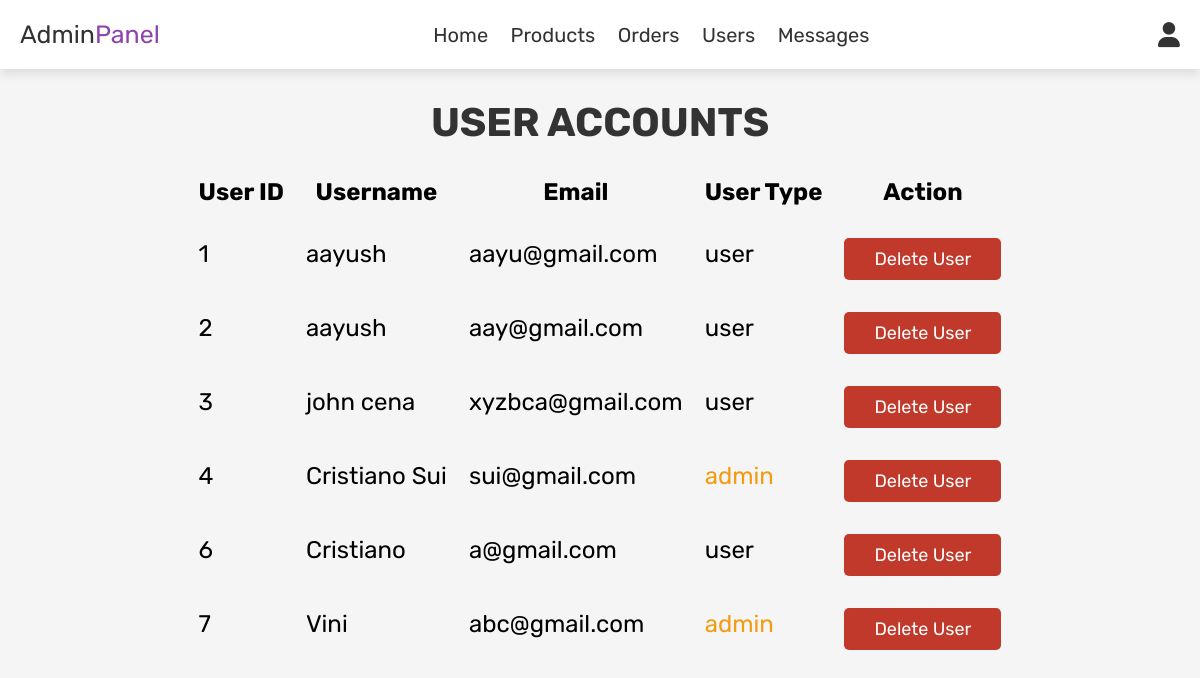
/admin_users.php (signed in), run on the app's committed database.
### tables this page shows
CREATE TABLE `users` (
  `id` int(100) NOT NULL,
  `name` varchar(100) NOT NULL,
  `email` varchar(100) NOT NULL,
  `password` varchar(100) NOT NULL,
  `user_type` varchar(25) NOT NULL DEFAULT 'user'
);

### admin_users.php (the view, shortened to what this page needs)
<?php
include 'config.php';
?>
<!DOCTYPE html>
<html lang="en">
<head>
   <link rel="stylesheet" href="https://cdnjs.cloudflare.com/ajax/libs/font-awesome/6.0.0/css/all.min.css">
   <link rel="stylesheet" href="css/admin_style.css">
</head>
<body>
<?php include 'admin_header.php'; ?>
<section class="users">
   <h1 class="title"> user accounts </h1>
   <table>
    <tr>
        <th>User ID</th>
        <th>Username</th>
        <th>Email</th>
        <th>User Type</th>
        <th>Action</th>
    </tr>
      <?php
         $select_users = mysqli_query($conn, "SELECT * FROM `users`") or die('query failed');
         while($fetch_users = mysqli_fetch_assoc($select_users)){
      ?>
    <tr>
        <td><?php echo $fetch_users['id']; ?></td>
        <td><?php echo $fetch_users['name']; ?></td>
        <td><?php echo $fetch_users['email']; ?></td>
        <td>
            <span style="color:<?php if($fetch_users['user_type'] == 'admin'){ echo 'var(--orange)'; } ?>">
                <?php echo $fetch_users['user_type']; ?>
            </span>
        </td>
        <td>
            <a href="admin_users.php?delete=<?php echo $fetch_users['id']; ?>" onclick="return confirm('Delete this user?');" class="delete-btn">Delete User</a>
        </td>
    </tr>
      <?php
         };
      ?>
</table>
</section>
</body>
</html>

### css/admin_style.css (style rules this page uses)
:root { --purple:#8e44ad; --red:#c0392b; --orange:#f39c12; --black:#333; --white:#fff; --light-color:#666; --light-white:#ccc; --light-bg:#f5f5f5; --border:.1rem solid var(--black); --box-shadow:0 .5rem 1rem rgba(0,0,0,.1); }
* { font-family: 'Rubik', sans-serif; margin:0; padding:0; box-sizing: border-box; outline: none; border:none; text-decoration: none; transition:all .2s linear; }
html { font-size: 62.5%; overflow-x: hidden; }
body { background-color: var(--light-bg); }
section { padding:3rem 2rem; }
.title { text-align: center; margin-bottom: 2rem; text-transform: uppercase; color:var(--black); font-size: 4rem; }
.btn, .option-btn, .delete-btn, .white-btn { display: inline-block; margin-top: 1rem; padding:1rem 3rem; cursor: pointer; color:var(--white); font-size: 1.8rem; border-radius: .5rem; text-transform: capitalize; }
.delete-btn { background-color: var(--red); }

### admin_users.php (style rules this page uses)
table { margin: 0 auto; font-size: 24px; }
th, td { padding: 10px; }

### data on the page
users: id "1", name "aayush", email "aayu@gmail.com", user_type "user"
users: id "2", name "aayush", email "aay@gmail.com", user_type "user"
users: id "3", name "john cena", email "xyzbca@gmail.com", user_type "user"
users: id "4", name "Cristiano Sui", email "sui@gmail.com", user_type "admin"
users: id "6", name "Cristiano", email "a@gmail.com", user_type "user"
users: id "7", name "Vini", email "abc@gmail.com", user_type "admin"
